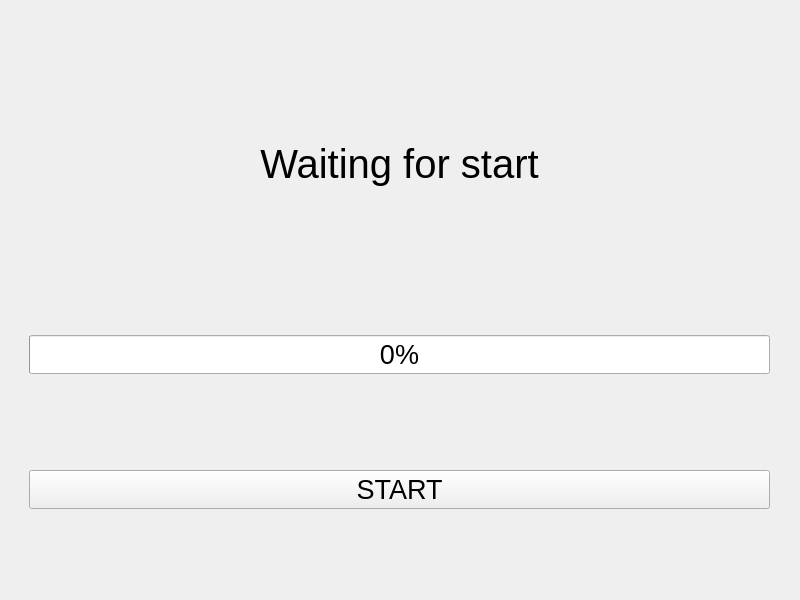
<?xml version="1.0" encoding="UTF-8"?>
<ui version="4.0">
 <class>Form</class>
 <widget class="QWidget" name="Form">
  <property name="geometry">
   <rect>
    <x>0</x>
    <y>0</y>
    <width>800</width>
    <height>600</height>
   </rect>
  </property>
  <property name="minimumSize">
   <size>
    <width>800</width>
    <height>600</height>
   </size>
  </property>
  <property name="windowTitle">
   <string>Form</string>
  </property>
  <widget class="QWidget" name="verticalLayoutWidget">
   <property name="geometry">
    <rect>
     <x>-1</x>
     <y>-1</y>
     <width>801</width>
     <height>601</height>
    </rect>
   </property>
   <layout class="QVBoxLayout" name="verticalLayout">
    <property name="leftMargin">
     <number>30</number>
    </property>
    <property name="rightMargin">
     <number>30</number>
    </property>
    <item>
     <widget class="QLabel" name="infoLabel">
      <property name="maximumSize">
       <size>
        <width>16777215</width>
        <height>150</height>
       </size>
      </property>
      <property name="font">
       <font>
        <pointsize>30</pointsize>
       </font>
      </property>
      <property name="text">
       <string>Waiting for start</string>
      </property>
      <property name="alignment">
       <set>Qt::AlignCenter</set>
      </property>
     </widget>
    </item>
    <item>
     <widget class="QProgressBar" name="progressBar">
      <property name="font">
       <font>
        <pointsize>20</pointsize>
       </font>
      </property>
      <property name="value">
       <number>0</number>
      </property>
     </widget>
    </item>
    <item>
     <widget class="QPushButton" name="startButton">
      <property name="maximumSize">
       <size>
        <width>16777215</width>
        <height>16777215</height>
       </size>
      </property>
      <property name="font">
       <font>
        <pointsize>20</pointsize>
       </font>
      </property>
      <property name="text">
       <string>START</string>
      </property>
     </widget>
    </item>
   </layout>
  </widget>
 </widget>
 <resources/>
 <connections/>
</ui>
